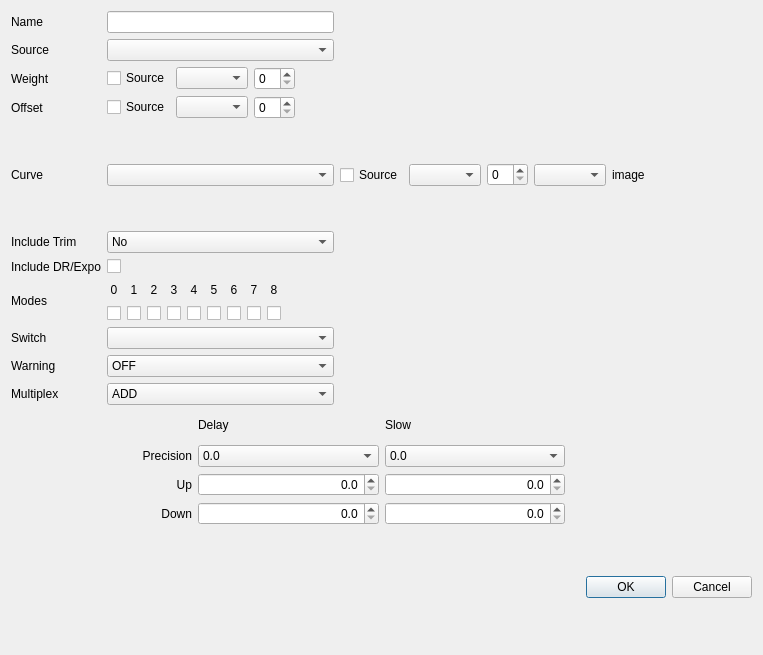
<?xml version="1.0" encoding="UTF-8"?>
<ui version="4.0">
 <class>MixerDialog</class>
 <widget class="QDialog" name="MixerDialog">
  <property name="geometry">
   <rect>
    <x>0</x>
    <y>0</y>
    <width>763</width>
    <height>655</height>
   </rect>
  </property>
  <property name="sizePolicy">
   <sizepolicy hsizetype="Minimum" vsizetype="Minimum">
    <horstretch>0</horstretch>
    <verstretch>0</verstretch>
   </sizepolicy>
  </property>
  <property name="windowTitle">
   <string>Dialog</string>
  </property>
  <property name="windowIcon">
   <iconset resource="../companion.qrc">
    <normaloff>:/icon.png</normaloff>:/icon.png</iconset>
  </property>
  <layout class="QGridLayout" name="gridLayout_3">
   <property name="verticalSpacing">
    <number>6</number>
   </property>
   <item row="0" column="0">
    <layout class="QGridLayout" name="gridLayout_2" columnstretch="0,0,0">
     <item row="2" column="1" colspan="2">
      <layout class="QHBoxLayout" name="horizontalLayout" stretch="0,0,0,1">
       <item>
        <widget class="QCheckBox" name="chkWeightUseSource">
         <property name="text">
          <string>Source</string>
         </property>
        </widget>
       </item>
       <item>
        <widget class="QComboBox" name="cboWeightSource">
         <property name="whatsThis">
          <string>The source for the mixer</string>
         </property>
        </widget>
       </item>
       <item>
        <widget class="QSpinBox" name="sbWeightValue"/>
       </item>
       <item>
        <spacer name="horizontalSpacer_2">
         <property name="orientation">
          <enum>Qt::Horizontal</enum>
         </property>
         <property name="sizeHint" stdset="0">
          <size>
           <width>40</width>
           <height>20</height>
          </size>
         </property>
        </spacer>
       </item>
      </layout>
     </item>
     <item row="1" column="1">
      <widget class="QComboBox" name="sourceCB"/>
     </item>
     <item row="5" column="0">
      <widget class="QLabel" name="trimLabel">
       <property name="text">
        <string>Include Trim</string>
       </property>
      </widget>
     </item>
     <item row="8" column="1">
      <widget class="QComboBox" name="switchesCB"/>
     </item>
     <item row="3" column="1" colspan="2">
      <layout class="QHBoxLayout" name="horizontalLayout_2" stretch="0,0,0,1">
       <item>
        <widget class="QCheckBox" name="chkOffsetUseSource">
         <property name="text">
          <string>Source</string>
         </property>
        </widget>
       </item>
       <item>
        <widget class="QComboBox" name="cboOffsetSource">
         <property name="whatsThis">
          <string>The source for the mixer</string>
         </property>
        </widget>
       </item>
       <item>
        <widget class="QSpinBox" name="sbOffsetValue"/>
       </item>
       <item>
        <spacer name="horizontalSpacer">
         <property name="orientation">
          <enum>Qt::Horizontal</enum>
         </property>
         <property name="sizeHint" stdset="0">
          <size>
           <width>40</width>
           <height>20</height>
          </size>
         </property>
        </spacer>
       </item>
      </layout>
     </item>
     <item row="9" column="0">
      <widget class="QLabel" name="label_2">
       <property name="text">
        <string>Warning</string>
       </property>
      </widget>
     </item>
     <item row="2" column="0">
      <widget class="QLabel" name="label_3">
       <property name="text">
        <string>Weight</string>
       </property>
      </widget>
     </item>
     <item row="8" column="0">
      <widget class="QLabel" name="label_5">
       <property name="text">
        <string>Switch</string>
       </property>
      </widget>
     </item>
     <item row="10" column="1">
      <widget class="QComboBox" name="mltpxCB">
       <item>
        <property name="text">
         <string>ADD</string>
        </property>
       </item>
       <item>
        <property name="text">
         <string>MULTIPLY</string>
        </property>
       </item>
       <item>
        <property name="text">
         <string>REPLACE</string>
        </property>
       </item>
      </widget>
     </item>
     <item row="6" column="0">
      <widget class="QLabel" name="label_MixDR">
       <property name="text">
        <string>Include DR/Expo</string>
       </property>
      </widget>
     </item>
     <item row="1" column="0">
      <widget class="QLabel" name="label_10">
       <property name="text">
        <string>Source</string>
       </property>
      </widget>
     </item>
     <item row="10" column="0">
      <widget class="QLabel" name="label_7">
       <property name="text">
        <string>Multiplex</string>
       </property>
      </widget>
     </item>
     <item row="4" column="0">
      <widget class="QLabel" name="label_curve">
       <property name="text">
        <string>Curve</string>
       </property>
      </widget>
     </item>
     <item row="0" column="1">
      <widget class="QLineEdit" name="mixerName"/>
     </item>
     <item row="5" column="1">
      <widget class="QComboBox" name="trimCB">
       <item>
        <property name="text">
         <string>No</string>
        </property>
       </item>
       <item>
        <property name="text">
         <string>Yes</string>
        </property>
       </item>
      </widget>
     </item>
     <item row="4" column="1">
      <widget class="QComboBox" name="cboCurveType">
       <property name="whatsThis">
        <string>The curve used by the mix</string>
       </property>
      </widget>
     </item>
     <item row="6" column="1">
      <widget class="QCheckBox" name="MixDR_CB">
       <property name="text">
        <string/>
       </property>
      </widget>
     </item>
     <item row="0" column="0">
      <widget class="QLabel" name="label_name">
       <property name="text">
        <string>Name</string>
       </property>
      </widget>
     </item>
     <item row="4" column="2">
      <layout class="QHBoxLayout" name="horizontalLayout_3" stretch="0,0,0,0,0,0">
       <item>
        <widget class="QCheckBox" name="chkCurveUseSource">
         <property name="text">
          <string>Source</string>
         </property>
        </widget>
       </item>
       <item>
        <widget class="QComboBox" name="cboCurveSource">
         <property name="whatsThis">
          <string>The source for the mixer</string>
         </property>
        </widget>
       </item>
       <item>
        <widget class="QSpinBox" name="sbCurveValue"/>
       </item>
       <item>
        <widget class="QComboBox" name="cboCurveFunc"/>
       </item>
       <item>
        <widget class="CurveImageWidget" name="imgCurve">
         <property name="minimumSize">
          <size>
           <width>100</width>
           <height>100</height>
          </size>
         </property>
         <property name="maximumSize">
          <size>
           <width>100</width>
           <height>100</height>
          </size>
         </property>
         <property name="text">
          <string>image</string>
         </property>
        </widget>
       </item>
       <item>
        <spacer name="horizontalSpacer_3">
         <property name="orientation">
          <enum>Qt::Horizontal</enum>
         </property>
         <property name="sizeHint" stdset="0">
          <size>
           <width>40</width>
           <height>20</height>
          </size>
         </property>
        </spacer>
       </item>
      </layout>
     </item>
     <item row="7" column="0">
      <widget class="QLabel" name="label_phases">
       <property name="text">
        <string>Modes</string>
       </property>
      </widget>
     </item>
     <item row="9" column="1">
      <widget class="QComboBox" name="warningCB">
       <item>
        <property name="text">
         <string>OFF</string>
        </property>
       </item>
       <item>
        <property name="text">
         <string>1 Beep</string>
        </property>
       </item>
       <item>
        <property name="text">
         <string>2 Beeps</string>
        </property>
       </item>
       <item>
        <property name="text">
         <string>3 Beeps</string>
        </property>
       </item>
      </widget>
     </item>
     <item row="7" column="1" colspan="2">
      <layout class="QGridLayout" name="gridLayout_4">
       <item row="0" column="4">
        <widget class="QLabel" name="lb_FP4">
         <property name="text">
          <string notr="true">4</string>
         </property>
         <property name="alignment">
          <set>Qt::AlignCenter</set>
         </property>
        </widget>
       </item>
       <item row="0" column="3">
        <widget class="QLabel" name="lb_FP3">
         <property name="text">
          <string notr="true">3</string>
         </property>
         <property name="alignment">
          <set>Qt::AlignCenter</set>
         </property>
        </widget>
       </item>
       <item row="0" column="7">
        <widget class="QLabel" name="lb_FP7">
         <property name="text">
          <string notr="true">7</string>
         </property>
         <property name="alignment">
          <set>Qt::AlignCenter</set>
         </property>
        </widget>
       </item>
       <item row="1" column="0">
        <widget class="QCheckBox" name="cb_FP0">
         <property name="text">
          <string/>
         </property>
        </widget>
       </item>
       <item row="0" column="2">
        <widget class="QLabel" name="lb_FP2">
         <property name="text">
          <string notr="true">2</string>
         </property>
         <property name="alignment">
          <set>Qt::AlignCenter</set>
         </property>
        </widget>
       </item>
       <item row="1" column="6">
        <widget class="QCheckBox" name="cb_FP6">
         <property name="text">
          <string/>
         </property>
        </widget>
       </item>
       <item row="1" column="8">
        <widget class="QCheckBox" name="cb_FP8">
         <property name="text">
          <string/>
         </property>
        </widget>
       </item>
       <item row="0" column="8">
        <widget class="QLabel" name="lb_FP8">
         <property name="text">
          <string notr="true">8</string>
         </property>
         <property name="alignment">
          <set>Qt::AlignCenter</set>
         </property>
        </widget>
       </item>
       <item row="1" column="7">
        <widget class="QCheckBox" name="cb_FP7">
         <property name="text">
          <string/>
         </property>
        </widget>
       </item>
       <item row="1" column="1">
        <widget class="QCheckBox" name="cb_FP1">
         <property name="text">
          <string/>
         </property>
        </widget>
       </item>
       <item row="1" column="5">
        <widget class="QCheckBox" name="cb_FP5">
         <property name="text">
          <string/>
         </property>
        </widget>
       </item>
       <item row="0" column="1">
        <widget class="QLabel" name="lb_FP1">
         <property name="text">
          <string notr="true">1</string>
         </property>
         <property name="alignment">
          <set>Qt::AlignCenter</set>
         </property>
        </widget>
       </item>
       <item row="0" column="0">
        <widget class="QLabel" name="lb_FP0">
         <property name="text">
          <string notr="true">0</string>
         </property>
         <property name="alignment">
          <set>Qt::AlignCenter</set>
         </property>
        </widget>
       </item>
       <item row="0" column="6">
        <widget class="QLabel" name="lb_FP6">
         <property name="text">
          <string notr="true">6</string>
         </property>
         <property name="alignment">
          <set>Qt::AlignCenter</set>
         </property>
        </widget>
       </item>
       <item row="1" column="2">
        <widget class="QCheckBox" name="cb_FP2">
         <property name="text">
          <string/>
         </property>
        </widget>
       </item>
       <item row="0" column="5">
        <widget class="QLabel" name="lb_FP5">
         <property name="text">
          <string notr="true">5</string>
         </property>
         <property name="alignment">
          <set>Qt::AlignCenter</set>
         </property>
        </widget>
       </item>
       <item row="1" column="4">
        <widget class="QCheckBox" name="cb_FP4">
         <property name="text">
          <string/>
         </property>
        </widget>
       </item>
       <item row="1" column="3">
        <widget class="QCheckBox" name="cb_FP3">
         <property name="text">
          <string/>
         </property>
        </widget>
       </item>
       <item row="0" column="9">
        <spacer name="horizontalSpacer_4">
         <property name="orientation">
          <enum>Qt::Horizontal</enum>
         </property>
         <property name="sizeHint" stdset="0">
          <size>
           <width>40</width>
           <height>20</height>
          </size>
         </property>
        </spacer>
       </item>
      </layout>
     </item>
     <item row="3" column="0">
      <widget class="QLabel" name="label_4">
       <property name="text">
        <string>Offset</string>
       </property>
      </widget>
     </item>
    </layout>
   </item>
   <item row="2" column="0">
    <widget class="QDialogButtonBox" name="buttonBox">
     <property name="sizePolicy">
      <sizepolicy hsizetype="Expanding" vsizetype="Preferred">
       <horstretch>0</horstretch>
       <verstretch>0</verstretch>
      </sizepolicy>
     </property>
     <property name="orientation">
      <enum>Qt::Horizontal</enum>
     </property>
     <property name="standardButtons">
      <set>QDialogButtonBox::Cancel|QDialogButtonBox::Ok</set>
     </property>
    </widget>
   </item>
   <item row="1" column="0">
    <layout class="QGridLayout" name="gridLayout" columnstretch="0,0,0,0">
     <item row="3" column="1">
      <widget class="QDoubleSpinBox" name="delayDownSB">
       <property name="whatsThis">
        <string>&lt;!DOCTYPE HTML PUBLIC &quot;-//W3C//DTD HTML 4.0//EN&quot; &quot;http://www.w3.org/TR/REC-html40/strict.dtd&quot;&gt;
&lt;html&gt;&lt;head&gt;&lt;meta name=&quot;qrichtext&quot; content=&quot;1&quot; /&gt;&lt;style type=&quot;text/css&quot;&gt;
p, li { white-space: pre-wrap; }
&lt;/style&gt;&lt;/head&gt;&lt;body style=&quot; font-family:'MS Shell Dlg 2'; font-size:8.25pt; font-weight:400; font-style:normal;&quot;&gt;
&lt;p style=&quot; margin-top:0px; margin-bottom:0px; margin-left:0px; margin-right:0px; -qt-block-indent:0; text-indent:0px;&quot;&gt;&lt;span style=&quot; font-weight:600; text-decoration: underline;&quot;&gt;Delay ans Slow&lt;/span&gt;&lt;/p&gt;
&lt;p style=&quot;-qt-paragraph-type:empty; margin-top:0px; margin-bottom:0px; margin-left:0px; margin-right:0px; -qt-block-indent:0; text-indent:0px; font-weight:600; text-decoration: underline;&quot;&gt;&lt;/p&gt;
&lt;p style=&quot; margin-top:0px; margin-bottom:0px; margin-left:0px; margin-right:0px; -qt-block-indent:0; text-indent:0px;&quot;&gt;These values control the speed and delay of the output of the mix.  &lt;/p&gt;
&lt;p style=&quot;-qt-paragraph-type:empty; margin-top:0px; margin-bottom:0px; margin-left:0px; margin-right:0px; -qt-block-indent:0; text-indent:0px;&quot;&gt;&lt;/p&gt;
&lt;p style=&quot; margin-top:0px; margin-bottom:0px; margin-left:0px; margin-right:0px; -qt-block-indent:0; text-indent:0px;&quot;&gt;If Delay is not zero the actuation of the mix will be delayed by the specified amount of seconds.&lt;/p&gt;
&lt;p style=&quot;-qt-paragraph-type:empty; margin-top:0px; margin-bottom:0px; margin-left:0px; margin-right:0px; -qt-block-indent:0; text-indent:0px;&quot;&gt;&lt;/p&gt;
&lt;p style=&quot; margin-top:0px; margin-bottom:0px; margin-left:0px; margin-right:0px; -qt-block-indent:0; text-indent:0px;&quot;&gt;If Slow is not zero then the speed of the mix will be set by the value specified -&amp;gt; the value states the number of seconds it takes to transit from -100 to 100.&lt;/p&gt;&lt;/body&gt;&lt;/html&gt;</string>
       </property>
       <property name="alignment">
        <set>Qt::AlignRight|Qt::AlignTrailing|Qt::AlignVCenter</set>
       </property>
       <property name="decimals">
        <number>1</number>
       </property>
      </widget>
     </item>
     <item row="0" column="2">
      <widget class="QLabel" name="label_14">
       <property name="text">
        <string>Slow</string>
       </property>
      </widget>
     </item>
     <item row="0" column="1">
      <widget class="QLabel" name="label_13">
       <property name="text">
        <string>Delay</string>
       </property>
      </widget>
     </item>
     <item row="2" column="0">
      <widget class="QLabel" name="label_12">
       <property name="text">
        <string>Up</string>
       </property>
       <property name="alignment">
        <set>Qt::AlignRight|Qt::AlignTrailing|Qt::AlignVCenter</set>
       </property>
      </widget>
     </item>
     <item row="3" column="0">
      <widget class="QLabel" name="label_11">
       <property name="text">
        <string>Down</string>
       </property>
       <property name="alignment">
        <set>Qt::AlignRight|Qt::AlignTrailing|Qt::AlignVCenter</set>
       </property>
      </widget>
     </item>
     <item row="0" column="3">
      <widget class="QLabel" name="label">
       <property name="text">
        <string/>
       </property>
      </widget>
     </item>
     <item row="3" column="2">
      <widget class="QDoubleSpinBox" name="slowDownSB">
       <property name="whatsThis">
        <string>&lt;!DOCTYPE HTML PUBLIC &quot;-//W3C//DTD HTML 4.0//EN&quot; &quot;http://www.w3.org/TR/REC-html40/strict.dtd&quot;&gt;
&lt;html&gt;&lt;head&gt;&lt;meta name=&quot;qrichtext&quot; content=&quot;1&quot; /&gt;&lt;style type=&quot;text/css&quot;&gt;
p, li { white-space: pre-wrap; }
&lt;/style&gt;&lt;/head&gt;&lt;body style=&quot; font-family:'MS Shell Dlg 2'; font-size:8.25pt; font-weight:400; font-style:normal;&quot;&gt;
&lt;p style=&quot; margin-top:0px; margin-bottom:0px; margin-left:0px; margin-right:0px; -qt-block-indent:0; text-indent:0px;&quot;&gt;&lt;span style=&quot; font-weight:600; text-decoration: underline;&quot;&gt;Delay ans Slow&lt;/span&gt;&lt;/p&gt;
&lt;p style=&quot;-qt-paragraph-type:empty; margin-top:0px; margin-bottom:0px; margin-left:0px; margin-right:0px; -qt-block-indent:0; text-indent:0px; font-weight:600; text-decoration: underline;&quot;&gt;&lt;/p&gt;
&lt;p style=&quot; margin-top:0px; margin-bottom:0px; margin-left:0px; margin-right:0px; -qt-block-indent:0; text-indent:0px;&quot;&gt;These values control the speed and delay of the output of the mix.  &lt;/p&gt;
&lt;p style=&quot;-qt-paragraph-type:empty; margin-top:0px; margin-bottom:0px; margin-left:0px; margin-right:0px; -qt-block-indent:0; text-indent:0px;&quot;&gt;&lt;/p&gt;
&lt;p style=&quot; margin-top:0px; margin-bottom:0px; margin-left:0px; margin-right:0px; -qt-block-indent:0; text-indent:0px;&quot;&gt;If Delay is not zero the actuation of the mix will be delayed by the specified amount of seconds.&lt;/p&gt;
&lt;p style=&quot;-qt-paragraph-type:empty; margin-top:0px; margin-bottom:0px; margin-left:0px; margin-right:0px; -qt-block-indent:0; text-indent:0px;&quot;&gt;&lt;/p&gt;
&lt;p style=&quot; margin-top:0px; margin-bottom:0px; margin-left:0px; margin-right:0px; -qt-block-indent:0; text-indent:0px;&quot;&gt;If Slow is not zero then the speed of the mix will be set by the value specified -&amp;gt; the value states the number of seconds it takes to transit from -100 to 100.&lt;/p&gt;&lt;/body&gt;&lt;/html&gt;</string>
       </property>
       <property name="alignment">
        <set>Qt::AlignRight|Qt::AlignTrailing|Qt::AlignVCenter</set>
       </property>
       <property name="decimals">
        <number>1</number>
       </property>
       <property name="maximum">
        <double>7.500000000000000</double>
       </property>
       <property name="singleStep">
        <double>0.500000000000000</double>
       </property>
      </widget>
     </item>
     <item row="2" column="1">
      <widget class="QDoubleSpinBox" name="delayUpSB">
       <property name="whatsThis">
        <string>&lt;!DOCTYPE HTML PUBLIC &quot;-//W3C//DTD HTML 4.0//EN&quot; &quot;http://www.w3.org/TR/REC-html40/strict.dtd&quot;&gt;
&lt;html&gt;&lt;head&gt;&lt;meta name=&quot;qrichtext&quot; content=&quot;1&quot; /&gt;&lt;style type=&quot;text/css&quot;&gt;
p, li { white-space: pre-wrap; }
&lt;/style&gt;&lt;/head&gt;&lt;body style=&quot; font-family:'MS Shell Dlg 2'; font-size:8.25pt; font-weight:400; font-style:normal;&quot;&gt;
&lt;p style=&quot; margin-top:0px; margin-bottom:0px; margin-left:0px; margin-right:0px; -qt-block-indent:0; text-indent:0px;&quot;&gt;&lt;span style=&quot; font-weight:600; text-decoration: underline;&quot;&gt;Delay ans Slow&lt;/span&gt;&lt;/p&gt;
&lt;p style=&quot;-qt-paragraph-type:empty; margin-top:0px; margin-bottom:0px; margin-left:0px; margin-right:0px; -qt-block-indent:0; text-indent:0px; font-weight:600; text-decoration: underline;&quot;&gt;&lt;/p&gt;
&lt;p style=&quot; margin-top:0px; margin-bottom:0px; margin-left:0px; margin-right:0px; -qt-block-indent:0; text-indent:0px;&quot;&gt;These values control the speed and delay of the output of the mix.  &lt;/p&gt;
&lt;p style=&quot;-qt-paragraph-type:empty; margin-top:0px; margin-bottom:0px; margin-left:0px; margin-right:0px; -qt-block-indent:0; text-indent:0px;&quot;&gt;&lt;/p&gt;
&lt;p style=&quot; margin-top:0px; margin-bottom:0px; margin-left:0px; margin-right:0px; -qt-block-indent:0; text-indent:0px;&quot;&gt;If Delay is not zero the actuation of the mix will be delayed by the specified amount of seconds.&lt;/p&gt;
&lt;p style=&quot;-qt-paragraph-type:empty; margin-top:0px; margin-bottom:0px; margin-left:0px; margin-right:0px; -qt-block-indent:0; text-indent:0px;&quot;&gt;&lt;/p&gt;
&lt;p style=&quot; margin-top:0px; margin-bottom:0px; margin-left:0px; margin-right:0px; -qt-block-indent:0; text-indent:0px;&quot;&gt;If Slow is not zero then the speed of the mix will be set by the value specified -&amp;gt; the value states the number of seconds it takes to transit from -100 to 100.&lt;/p&gt;&lt;/body&gt;&lt;/html&gt;</string>
       </property>
       <property name="alignment">
        <set>Qt::AlignRight|Qt::AlignTrailing|Qt::AlignVCenter</set>
       </property>
       <property name="decimals">
        <number>1</number>
       </property>
      </widget>
     </item>
     <item row="2" column="2">
      <widget class="QDoubleSpinBox" name="slowUpSB">
       <property name="whatsThis">
        <string>&lt;!DOCTYPE HTML PUBLIC &quot;-//W3C//DTD HTML 4.0//EN&quot; &quot;http://www.w3.org/TR/REC-html40/strict.dtd&quot;&gt;
&lt;html&gt;&lt;head&gt;&lt;meta name=&quot;qrichtext&quot; content=&quot;1&quot; /&gt;&lt;style type=&quot;text/css&quot;&gt;
p, li { white-space: pre-wrap; }
&lt;/style&gt;&lt;/head&gt;&lt;body style=&quot; font-family:'MS Shell Dlg 2'; font-size:8.25pt; font-weight:400; font-style:normal;&quot;&gt;
&lt;p style=&quot; margin-top:0px; margin-bottom:0px; margin-left:0px; margin-right:0px; -qt-block-indent:0; text-indent:0px;&quot;&gt;&lt;span style=&quot; font-weight:600; text-decoration: underline;&quot;&gt;Delay ans Slow&lt;/span&gt;&lt;/p&gt;
&lt;p style=&quot;-qt-paragraph-type:empty; margin-top:0px; margin-bottom:0px; margin-left:0px; margin-right:0px; -qt-block-indent:0; text-indent:0px; font-weight:600; text-decoration: underline;&quot;&gt;&lt;/p&gt;
&lt;p style=&quot; margin-top:0px; margin-bottom:0px; margin-left:0px; margin-right:0px; -qt-block-indent:0; text-indent:0px;&quot;&gt;These values control the speed and delay of the output of the mix.  &lt;/p&gt;
&lt;p style=&quot;-qt-paragraph-type:empty; margin-top:0px; margin-bottom:0px; margin-left:0px; margin-right:0px; -qt-block-indent:0; text-indent:0px;&quot;&gt;&lt;/p&gt;
&lt;p style=&quot; margin-top:0px; margin-bottom:0px; margin-left:0px; margin-right:0px; -qt-block-indent:0; text-indent:0px;&quot;&gt;If Delay is not zero the actuation of the mix will be delayed by the specified amount of seconds.&lt;/p&gt;
&lt;p style=&quot;-qt-paragraph-type:empty; margin-top:0px; margin-bottom:0px; margin-left:0px; margin-right:0px; -qt-block-indent:0; text-indent:0px;&quot;&gt;&lt;/p&gt;
&lt;p style=&quot; margin-top:0px; margin-bottom:0px; margin-left:0px; margin-right:0px; -qt-block-indent:0; text-indent:0px;&quot;&gt;If Slow is not zero then the speed of the mix will be set by the value specified -&amp;gt; the value states the number of seconds it takes to transit from -100 to 100.&lt;/p&gt;&lt;/body&gt;&lt;/html&gt;</string>
       </property>
       <property name="alignment">
        <set>Qt::AlignRight|Qt::AlignTrailing|Qt::AlignVCenter</set>
       </property>
       <property name="decimals">
        <number>1</number>
       </property>
       <property name="maximum">
        <double>7.500000000000000</double>
       </property>
       <property name="singleStep">
        <double>0.500000000000000</double>
       </property>
      </widget>
     </item>
     <item row="1" column="0">
      <widget class="QLabel" name="label_15">
       <property name="text">
        <string>Precision</string>
       </property>
       <property name="alignment">
        <set>Qt::AlignRight|Qt::AlignTrailing|Qt::AlignVCenter</set>
       </property>
      </widget>
     </item>
     <item row="1" column="2">
      <widget class="QComboBox" name="speedPrecCB">
       <item>
        <property name="text">
         <string>0.0</string>
        </property>
       </item>
       <item>
        <property name="text">
         <string>0.00</string>
        </property>
       </item>
      </widget>
     </item>
     <item row="1" column="1">
      <widget class="QComboBox" name="delayPrecCB">
       <item>
        <property name="text">
         <string>0.0</string>
        </property>
       </item>
       <item>
        <property name="text">
         <string>0.00</string>
        </property>
       </item>
      </widget>
     </item>
    </layout>
   </item>
  </layout>
 </widget>
 <customwidgets>
  <customwidget>
   <class>CurveImageWidget</class>
   <extends>QLabel</extends>
   <header>curveimagewidget.h</header>
  </customwidget>
 </customwidgets>
 <tabstops>
  <tabstop>chkWeightUseSource</tabstop>
  <tabstop>cboWeightSource</tabstop>
  <tabstop>sbWeightValue</tabstop>
  <tabstop>chkOffsetUseSource</tabstop>
  <tabstop>cboOffsetSource</tabstop>
  <tabstop>sbOffsetValue</tabstop>
  <tabstop>cboCurveType</tabstop>
  <tabstop>chkCurveUseSource</tabstop>
  <tabstop>cboCurveSource</tabstop>
  <tabstop>sbCurveValue</tabstop>
  <tabstop>trimCB</tabstop>
  <tabstop>MixDR_CB</tabstop>
  <tabstop>cb_FP0</tabstop>
  <tabstop>cb_FP1</tabstop>
  <tabstop>cb_FP2</tabstop>
  <tabstop>cb_FP3</tabstop>
  <tabstop>cb_FP4</tabstop>
  <tabstop>cb_FP5</tabstop>
  <tabstop>cb_FP6</tabstop>
  <tabstop>cb_FP7</tabstop>
  <tabstop>cb_FP8</tabstop>
  <tabstop>delayUpSB</tabstop>
  <tabstop>delayDownSB</tabstop>
  <tabstop>slowUpSB</tabstop>
  <tabstop>slowDownSB</tabstop>
  <tabstop>buttonBox</tabstop>
 </tabstops>
 <resources>
  <include location="../companion.qrc"/>
 </resources>
 <connections>
  <connection>
   <sender>buttonBox</sender>
   <signal>accepted()</signal>
   <receiver>MixerDialog</receiver>
   <slot>accept()</slot>
   <hints>
    <hint type="sourcelabel">
     <x>199</x>
     <y>354</y>
    </hint>
    <hint type="destinationlabel">
     <x>157</x>
     <y>274</y>
    </hint>
   </hints>
  </connection>
  <connection>
   <sender>buttonBox</sender>
   <signal>rejected()</signal>
   <receiver>MixerDialog</receiver>
   <slot>reject()</slot>
   <hints>
    <hint type="sourcelabel">
     <x>199</x>
     <y>360</y>
    </hint>
    <hint type="destinationlabel">
     <x>208</x>
     <y>274</y>
    </hint>
   </hints>
  </connection>
 </connections>
</ui>
